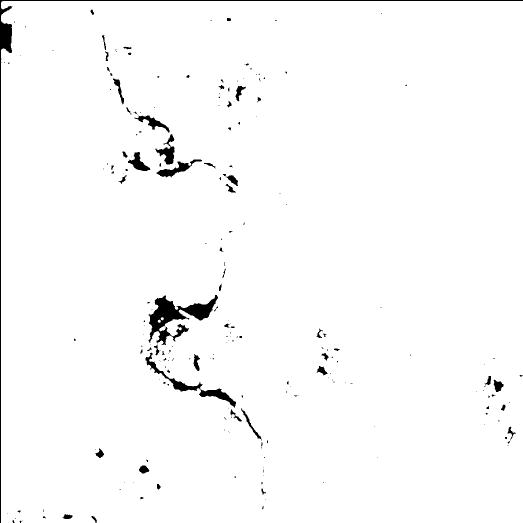
#> input picture backend/Humboldt_mask/HumboldtCA_12.png, 1045 x 1045 px (shown at 1/2 size); its folder holds 4 pictures in this run
$ python DetectDeforestation.py
#> lines starting #> are read from the running program, lines starting #| are printed output that depends on the picture; after the words box and inside, x2 and y2 are one past the last pixel; in counts of white or black regions, pixels touching at a corner belong together
from os import name
from os.path import exists
import cv2
import sklearn
from sklearn.cluster import KMeans
from collections import Counter
from sklearn.decomposition import PCA
import skimage.morphology
import numpy as np
import time

directory = "Humboldt_mask/"
filename = "HumboldtCA_"
final_directory1 = "Humboldt_deforest_final/"
filenames = []

def find_changes(im1,im2):
    image1_path = directory+im1
    image2_path = directory+im2
    final_directory2 = final_directory1+im1.split(".")[0]+"_"+im2.split(".")[0]+"_"
    print(image1_path, image2_path)

    print('[INFO] Start Change Detection ...')
    print('[INFO] Importing Librairies ...')


    def find_vectorSet(diff_image, new_size):

        i = 0
        j = 0
        vectorSet = np.zeros((int(new_size[0] * new_size[1] / 25),25))
        while i < vectorSet.shape[0]:
            while j < new_size[1]:
                k = 0
                while k < new_size[0]:
                    block   = diff_image[j:j+5, k:k+5]
                    feature = block.ravel()
                    vectorSet[i, :] = feature
                    k = k + 5
                j = j + 5
            i = i + 1

        meanVector   = np.mean(vectorSet, axis = 0)
        # Mean normalization
        vectorSet = vectorSet - meanVector
        return vectorSet, meanVector

    def searchFVS(EVS, diff_image, meanVector, new):

        i = 2
        feature_vectorSet = []

        while i < new[1] - 2:
            j = 2
            while j < new[0] - 2:
                block = diff_image[i-2:i+3, j-2:j+3]
                feature = block.flatten()
                feature_vectorSet.append(feature)
                j = j+1
            i = i+1

        FVS = np.dot(feature_vectorSet, EVS)
        FVS = FVS - meanVector
        print ("[INFO] Feature vector space size", FVS.shape)
        return FVS

    def clustering(FVS, components, new):
        kmeans = KMeans(components, verbose = 0)
        kmeans.fit(FVS)
        output = kmeans.predict(FVS)
        count  = Counter(output)

        min_index = min(count, key = count.get)
        change_map  = np.reshape(output,(new[1] - 4, new[0] - 4))
        return min_index, change_map


    # Read Images
    print('[INFO] Reading Images ...')
    start = time.time()
    image1 = cv2.imread(image1_path,0)
    image2 = cv2.imread(image2_path,0)
    # ret1, image1 = cv2.threshold(image1,160,255,0)
    # ret2, image2 = cv2.threshold(image2,160,255,0)
    end = time.time()
    print('[INFO] Reading Images took {} seconds'.format(end-start))


    # Resize Images
    print('[INFO] Resizing Images ...')
    start = time.time()
    new_size = np.asarray(image1.shape) /5
    new_size = new_size.astype(int) *5
    image1 = cv2.resize(image1, (new_size[0],new_size[1])).astype(int)
    image2 = cv2.resize(image2, (new_size[0],new_size[1])).astype(int)
    end = time.time()
    print('[INFO] Resizing Images took {} seconds'.format(end-start))

    # Difference Image
    print('[INFO] Computing Difference Image ...')
    start = time.time()
    # [5 lines of commented-out code are left out]
    bitwise_And = cv2.bitwise_and(image1, image2)
    diff_imageX = image1 - bitwise_And


    cv2.imwrite(final_directory2+'difference.jpg', diff_imageX)
    end = time.time()
    print('[INFO] Computing Difference Image took {} seconds'.format(end-start))
    # diff_imageX=diff_imageX[:,:,1]

    print('[INFO] Performing PCA ...')
    start = time.time()
    pca = PCA()
    vectorSetX, meanVectorX=find_vectorSet(diff_imageX, new_size)

    pca.fit(vectorSetX)
    EVS = pca.components_
    end = time.time()
    print('[INFO] Performing PCA took {} seconds'.format(end-start))

    print('[INFO] Building Feature Vector Space ...')
    start = time.time()
    FVS = searchFVS(EVS, diff_imageX, meanVectorX, new_size)
    components = 2
    end = time.time()
    print('[INFO] Building Feature Vector Space took {} seconds'.format(end-start))

    print('[INFO] Clustering ...')
    start = time.time()
    min_index, change_map = clustering(FVS, components, new_size)
    end = time.time()
    print('[INFO] Clustering took {} seconds'.format(end-start))

    change_map[change_map == min_index] = 255
    change_map[change_map != 255] = 0
    change_map = change_map.astype(np.uint8)

    print('[INFO] Save Change Map ...')
    cv2.imwrite(final_directory2+'ChangeMap.jpg', change_map)

    print('[INFO] Performing Closing ...')
    print('[WARNING] Kernel is fixed depending on image topology')
    print('[WARNING] Closing with disk-shaped structuring element with radius equal to 6')
    kernel = skimage.morphology.disk(2)
    CloseMap = cv2.morphologyEx(change_map, cv2.MORPH_CLOSE, kernel)
    cv2.imwrite(final_directory2+'CloseMap.jpg', CloseMap)

    print('[INFO] Performing Opening ...')
    OpenMap = cv2.morphologyEx(CloseMap, cv2.MORPH_OPEN, kernel)
    cv2.imwrite(final_directory2+'OpenMap.jpg', OpenMap)

    print('[INFO] End Change Detection')

for i in range(10,21):
    file_exists = exists(directory+filename+str(i)+".png")
    if(file_exists):
        filenames.append(filename+str(i)+".png")

for i in range(len(filenames)-1):
    print(filenames[i],filenames[i+1])
    find_changes(filenames[i],filenames[i+1])
#> in find_changes, `image1 = cv2.imread(image1_path,0)`: image1: shape (1045, 1045); 98% white; 223 black regions (163 under 20 px), largest, box (x1, y1, x2, y2) and area: (0, 0, 1045, 1045) 5496, (297, 590, 436, 690) 5059, (291, 705, 472, 815) 2208
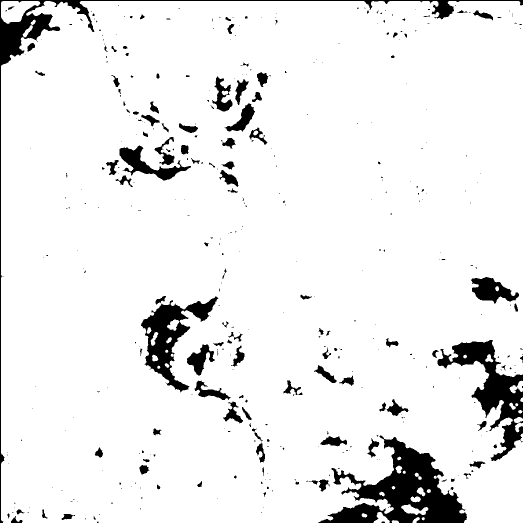
#> input picture backend/Humboldt_mask/HumboldtCA_14.png, 1045 x 1045 px (shown at 1/2 size)
#> in find_changes, `image2 = cv2.imread(image2_path,0)`: image2: shape (1045, 1045); 92.4% white; 421 black regions (307 under 20 px), largest, box (x1, y1, x2, y2) and area: (637, 871, 934, 1045) 21219, (875, 680, 1045, 922) 12269, (0, 0, 1045, 1045) 12086
#> in find_changes, `bitwise_And = cv2.bitwise_and(image1, image2)`:
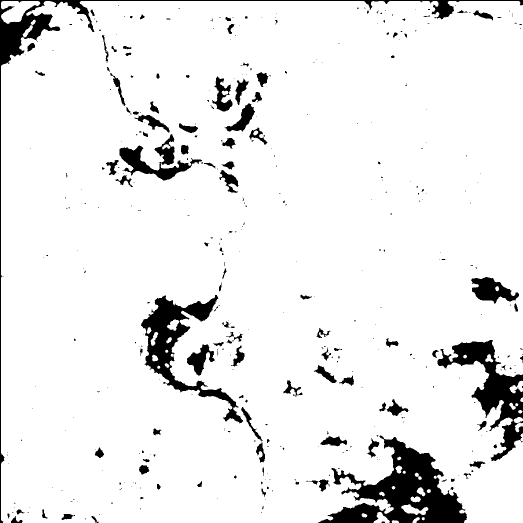
#> bitwise_And: shape (1045, 1045) int32 (shown at 1/2 size); 92.1% white; 430 black regions (322 under 20 px), largest, box (x1, y1, x2, y2) and area: (637, 871, 934, 1045) 21219, (875, 680, 1045, 922) 12269, (0, 0, 1045, 1045) 12265
#> in find_changes, `diff_imageX = image1 - bitwise_And`:
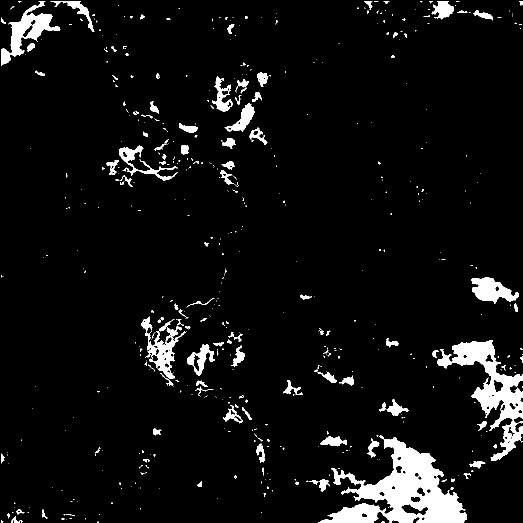
#> diff_imageX: shape (1045, 1045) int64 (shown at 1/2 size); 5.9% white; 547 white regions (431 under 20 px), largest, box (x1, y1, x2, y2) and area: (637, 871, 934, 1045) 21219, (875, 680, 1045, 922) 11538, (2, 2, 121, 132) 4401
#> after the loop in find_vectorSet, `while i < vectorSet.shape[0]:`: i = 43681; j = 1045
#> in find_vectorSet, `meanVector   = np.mean(vectorSet, axis = 0)`: meanVector = 25 values from 0 to 0
#> after the loop in searchFVS, `while i < new[1] - 2:`: feature_vectorSet = 1083681 items; i = 1043
#| [INFO] Feature vector space size (1083681, 25)
#> in find_changes, `FVS = searchFVS(EVS, diff_imageX, meanVectorX, new_size)`:
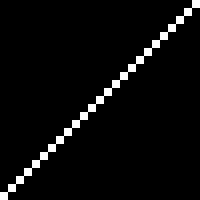
#> EVS: shape (25, 25) float64 (shown 8 times larger); values 0 (black) and 1 (white), 4% white in thin lines or dots
#> in clustering, `count  = Counter(output)`: count = {0: 1018862, 1: 64819}
#> in clustering, `min_index = min(count, key = count.get)`: min_index = 1
#> in clustering, `change_map  = np.reshape(output,(new[1] - 4, new[0] - 4))`:
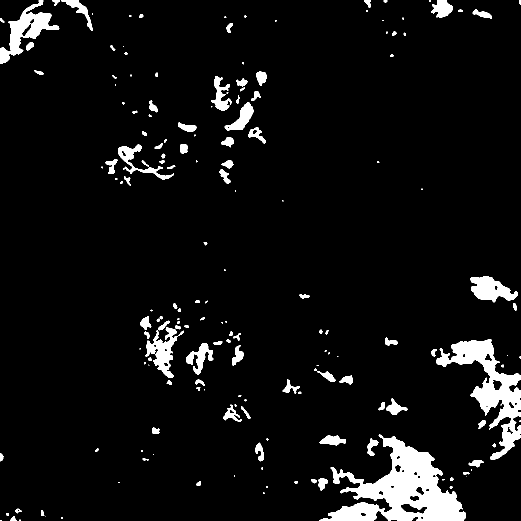
#> change_map: shape (1041, 1041) int32 (shown at 1/2 size); values 0 (black) and 1 (white), 6% white; 173 white regions (62 under 20 px), largest, box (x1, y1, x2, y2) and area: (639, 869, 932, 1041) 21323, (873, 678, 1041, 920) 11941, (0, 0, 119, 128) 4582
#> in find_changes, `change_map[change_map == min_index] = 255`:
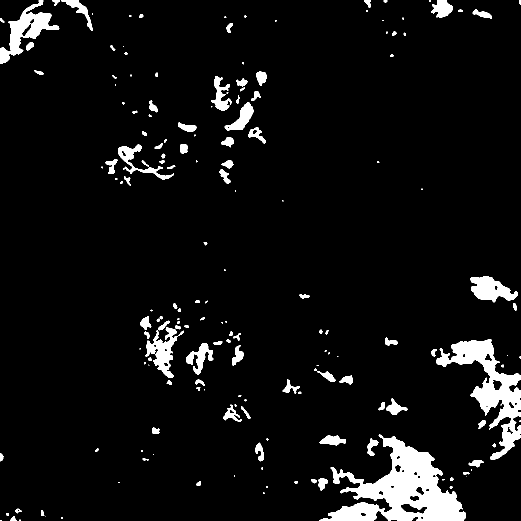
#> change_map: shape (1041, 1041) int32 (shown at 1/2 size); 6% white; 173 white regions (62 under 20 px), largest, box (x1, y1, x2, y2) and area: (639, 869, 932, 1041) 21323, (873, 678, 1041, 920) 11941, (0, 0, 119, 128) 4582
#> in find_changes, `CloseMap = cv2.morphologyEx(change_map, cv2.MORPH_CLOSE, kernel)`: CloseMap: shape (1041, 1041); 6.1% white; 158 white regions (57 under 20 px), largest, box (x1, y1, x2, y2) and area: (639, 869, 932, 1041) 21490, (873, 678, 1041, 920) 12105, (0, 0, 119, 128) 4599
#> in find_changes, `OpenMap = cv2.morphologyEx(CloseMap, cv2.MORPH_OPEN, kernel)`:
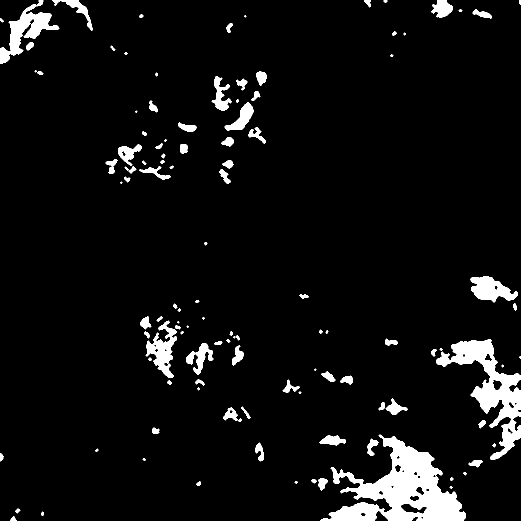
#> OpenMap: shape (1041, 1041) (shown at 1/2 size); 5.9% white; 114 white regions (13 under 20 px), largest, box (x1, y1, x2, y2) and area: (641, 869, 932, 1041) 21424, (873, 678, 1041, 920) 11985, (0, 0, 119, 128) 4571
#> pass 2 of the loop `for i in range(len(filenames)-1):`:
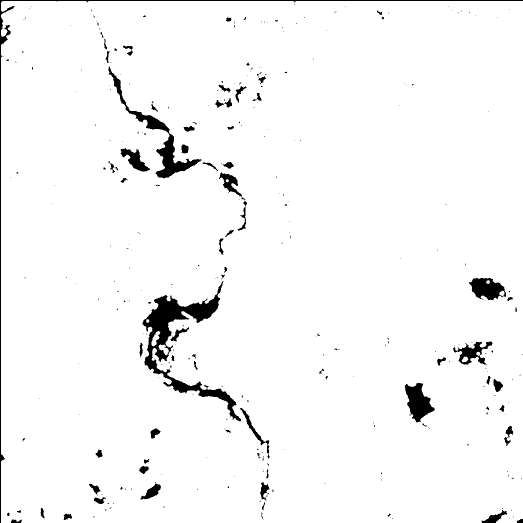
#> input picture backend/Humboldt_mask/HumboldtCA_16.png, 1045 x 1045 px (shown at 1/2 size)
#> bitwise_And: shape (1045, 1045) int32; 91.3% white; 513 black regions (400 under 20 px), largest, box (x1, y1, x2, y2) and area: (637, 871, 934, 1045) 21220, (282, 562, 486, 847) 13524, (874, 680, 1045, 922) 12315
#> diff_imageX: shape (1045, 1045) int64; 1.1% white; 377 white regions (316 under 20 px), largest, box (x1, y1, x2, y2) and area: (809, 766, 870, 845) 2610, (269, 224, 348, 279) 728, (281, 965, 322, 999) 545
#> meanVectorX = 25 values from 0.00584 to 0.00584
#| [INFO] Feature vector space size (1083681, 25)
#> in find_changes (call 2), `FVS = searchFVS(EVS, diff_imageX, meanVectorX, new_size)`:
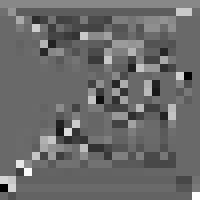
#> EVS: shape (25, 25) float64 (shown 8 times larger); min -0.688, max 0.972, mean 0.008; drawn with min black and max white
#> CloseMap: shape (1041, 1041); 1.2% white; 79 white regions (32 under 20 px), largest, box (x1, y1, x2, y2) and area: (807, 763, 868, 843) 2726, (269, 222, 348, 311) 1475, (291, 588, 400, 644) 965
#> in find_changes (call 2), `OpenMap = cv2.morphologyEx(CloseMap, cv2.MORPH_OPEN, kernel)`:
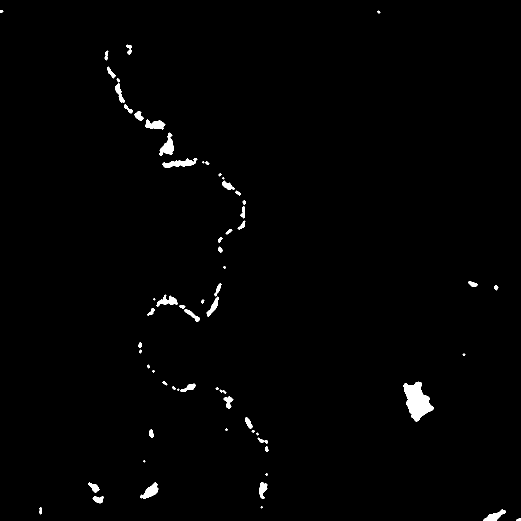
#> OpenMap: shape (1041, 1041) (shown at 1/2 size); 1.1% white; 65 white regions (11 under 20 px), largest, box (x1, y1, x2, y2) and area: (807, 763, 868, 843) 2718, (325, 316, 395, 336) 675, (318, 265, 348, 311) 669
#> pass 3 of the loop `for i in range(len(filenames)-1):`:
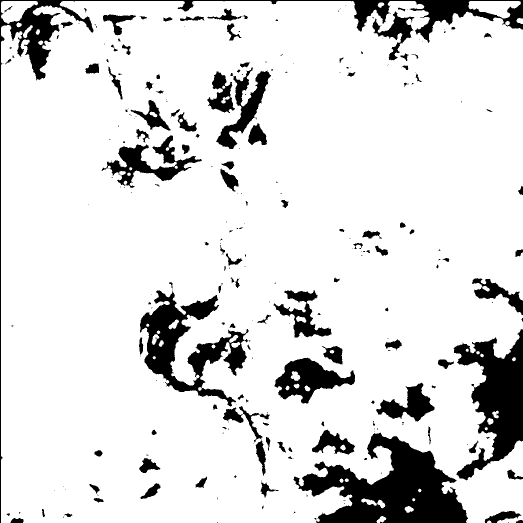
#> input picture backend/Humboldt_mask/HumboldtCA_18.png, 1045 x 1045 px (shown at 1/2 size)
#> bitwise_And: shape (1045, 1045) int32; 86% white; 371 black regions (247 under 20 px), largest, box (x1, y1, x2, y2) and area: (587, 865, 936, 1045) 30930, (280, 562, 541, 952) 21886, (0, 0, 1045, 1045) 21085
#> in find_changes (call 3), `diff_imageX = image1 - bitwise_And`:
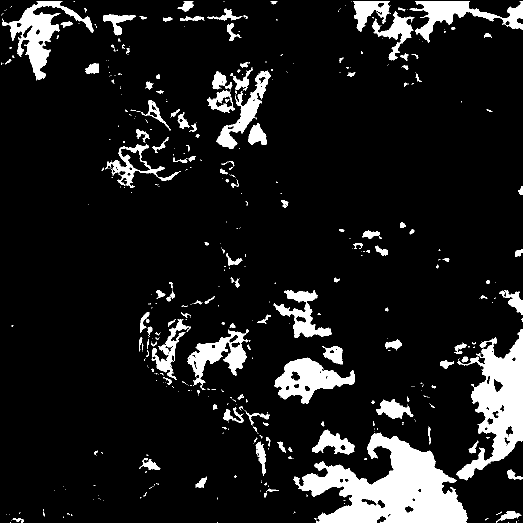
#> diff_imageX: shape (1045, 1045) int64 (shown at 1/2 size); 10.6% white; 482 white regions (330 under 20 px), largest, box (x1, y1, x2, y2) and area: (587, 865, 936, 1045) 30905, (912, 658, 1045, 961) 17347, (4, 2, 187, 161) 7677
#> meanVectorX = 25 values from 0 to 0
#| [INFO] Feature vector space size (1083681, 25)
#> CloseMap: shape (1041, 1041); 10.7% white; 172 white regions (46 under 20 px), largest, box (x1, y1, x2, y2) and area: (585, 864, 933, 1041) 30722, (911, 657, 1041, 958) 17262, (1, 0, 185, 157) 7901
#> in find_changes (call 3), `OpenMap = cv2.morphologyEx(CloseMap, cv2.MORPH_OPEN, kernel)`:
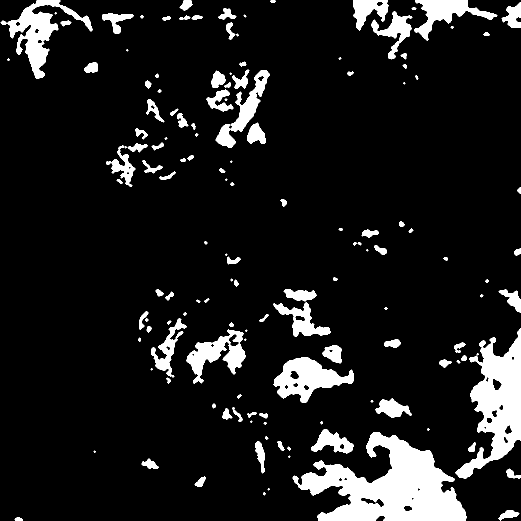
#> OpenMap: shape (1041, 1041) (shown at 1/2 size); 10.4% white; 140 white regions (25 under 20 px), largest, box (x1, y1, x2, y2) and area: (585, 864, 933, 1041) 30687, (911, 657, 1041, 958) 17209, (1, 0, 185, 157) 7809
